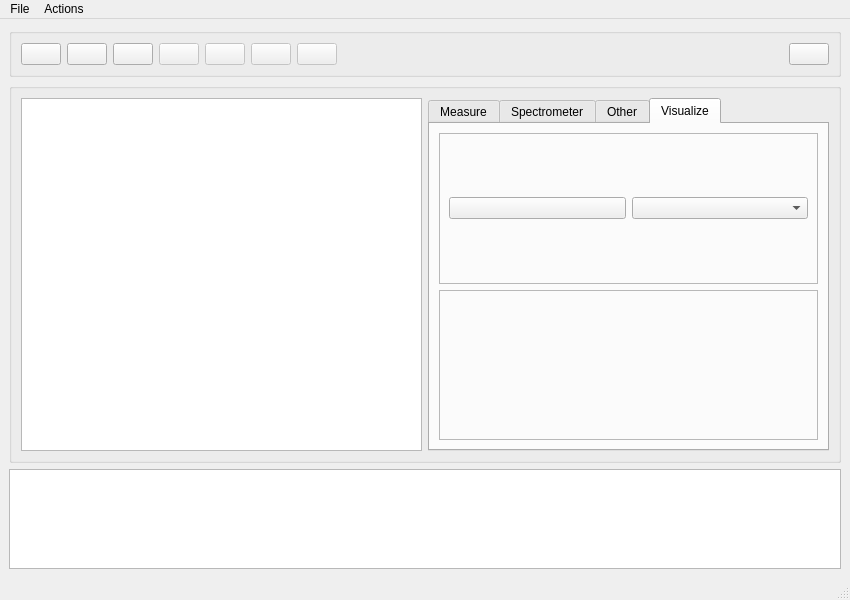
<?xml version="1.0" encoding="UTF-8"?>
<ui version="4.0">
 <class>w_Main</class>
 <widget class="QMainWindow" name="w_Main">
  <property name="geometry">
   <rect>
    <x>0</x>
    <y>0</y>
    <width>850</width>
    <height>600</height>
   </rect>
  </property>
  <property name="windowTitle">
   <string>HDF5 BLS GUI</string>
  </property>
  <widget class="QWidget" name="centralwidget">
   <layout class="QGridLayout" name="gridLayout">
    <item row="1" column="0">
     <widget class="QGroupBox" name="gb_viewers">
      <property name="title">
       <string/>
      </property>
      <layout class="QGridLayout" name="gridLayout_3">
       <item row="0" column="0">
        <widget class="QTreeView" name="treeView"/>
       </item>
       <item row="0" column="1">
        <widget class="QTabWidget" name="tabWidget_Visualize">
         <property name="currentIndex">
          <number>3</number>
         </property>
         <widget class="QWidget" name="tab_Measure">
          <attribute name="title">
           <string>Measure</string>
          </attribute>
          <layout class="QGridLayout" name="gridLayout_5">
           <item row="0" column="0" colspan="2">
            <widget class="QTableView" name="tableView_Measure"/>
           </item>
          </layout>
         </widget>
         <widget class="QWidget" name="tab_Spectrometer">
          <attribute name="title">
           <string>Spectrometer</string>
          </attribute>
          <layout class="QGridLayout" name="gridLayout_4">
           <item row="0" column="0" colspan="2">
            <widget class="QTableView" name="tableView_Spectrometer"/>
           </item>
          </layout>
         </widget>
         <widget class="QWidget" name="tab_Other">
          <attribute name="title">
           <string>Other</string>
          </attribute>
          <layout class="QGridLayout" name="gridLayout_6">
           <item row="0" column="0">
            <widget class="QTableView" name="tableView_Other"/>
           </item>
          </layout>
         </widget>
         <widget class="QWidget" name="tab_Visualize">
          <attribute name="title">
           <string>Visualize</string>
          </attribute>
          <layout class="QGridLayout" name="gridLayout_7">
           <item row="1" column="0" colspan="2">
            <widget class="QFrame" name="f_VisualizePlots">
             <property name="frameShape">
              <enum>QFrame::Shape::StyledPanel</enum>
             </property>
             <property name="frameShadow">
              <enum>QFrame::Shadow::Raised</enum>
             </property>
            </widget>
           </item>
           <item row="0" column="0" colspan="2">
            <widget class="QFrame" name="f_SelectionPlots">
             <property name="frameShape">
              <enum>QFrame::Shape::StyledPanel</enum>
             </property>
             <property name="frameShadow">
              <enum>QFrame::Shadow::Plain</enum>
             </property>
             <property name="lineWidth">
              <number>0</number>
             </property>
             <layout class="QHBoxLayout" name="horizontalLayout">
              <item>
               <widget class="QPushButton" name="b_Parameters">
                <property name="text">
                 <string/>
                </property>
                <property name="icon">
                 <iconset resource="../../Icons.qrc">
                  <normaloff>:/Buttons/icon/parameters.png</normaloff>:/Buttons/icon/parameters.png</iconset>
                </property>
               </widget>
              </item>
              <item>
               <widget class="QComboBox" name="cb_Treatment"/>
              </item>
             </layout>
            </widget>
           </item>
          </layout>
         </widget>
        </widget>
       </item>
      </layout>
     </widget>
    </item>
    <item row="2" column="0">
     <widget class="QTextBrowser" name="textBrowser_Log">
      <property name="maximumSize">
       <size>
        <width>16777215</width>
        <height>100</height>
       </size>
      </property>
     </widget>
    </item>
    <item row="0" column="0">
     <widget class="QGroupBox" name="gb_buttons">
      <property name="title">
       <string/>
      </property>
      <layout class="QGridLayout" name="gridLayout_2">
       <item row="0" column="6">
        <widget class="QPushButton" name="b_ConvertCSV">
         <property name="enabled">
          <bool>false</bool>
         </property>
         <property name="text">
          <string/>
         </property>
         <property name="icon">
          <iconset resource="../../Icons.qrc">
           <normaloff>:/Buttons/icon/properties_to_csv.png</normaloff>:/Buttons/icon/properties_to_csv.png</iconset>
         </property>
         <property name="iconSize">
          <size>
           <width>35</width>
           <height>35</height>
          </size>
         </property>
        </widget>
       </item>
       <item row="0" column="2">
        <widget class="QPushButton" name="b_Save">
         <property name="enabled">
          <bool>true</bool>
         </property>
         <property name="text">
          <string/>
         </property>
         <property name="icon">
          <iconset resource="../../Icons.qrc">
           <normaloff>:/Buttons/icon/save.png</normaloff>:/Buttons/icon/save.png</iconset>
         </property>
         <property name="iconSize">
          <size>
           <width>35</width>
           <height>35</height>
          </size>
         </property>
        </widget>
       </item>
       <item row="0" column="3">
        <widget class="QPushButton" name="b_AddData">
         <property name="enabled">
          <bool>false</bool>
         </property>
         <property name="text">
          <string/>
         </property>
         <property name="icon">
          <iconset resource="../../Icons.qrc">
           <normaloff>:/Buttons/icon/add_spectra.png</normaloff>:/Buttons/icon/add_spectra.png</iconset>
         </property>
         <property name="iconSize">
          <size>
           <width>35</width>
           <height>35</height>
          </size>
         </property>
        </widget>
       </item>
       <item row="0" column="0">
        <widget class="QPushButton" name="b_NewHDF5">
         <property name="text">
          <string/>
         </property>
         <property name="icon">
          <iconset resource="../../Icons.qrc">
           <normaloff>:/Buttons/icon/new_db.png</normaloff>:/Buttons/icon/new_db.png</iconset>
         </property>
         <property name="iconSize">
          <size>
           <width>35</width>
           <height>35</height>
          </size>
         </property>
        </widget>
       </item>
       <item row="0" column="4">
        <widget class="QPushButton" name="b_RemoveData">
         <property name="enabled">
          <bool>false</bool>
         </property>
         <property name="text">
          <string/>
         </property>
         <property name="icon">
          <iconset resource="../../Icons.qrc">
           <normaloff>:/Buttons/icon/remove_spectra.png</normaloff>:/Buttons/icon/remove_spectra.png</iconset>
         </property>
         <property name="iconSize">
          <size>
           <width>35</width>
           <height>35</height>
          </size>
         </property>
        </widget>
       </item>
       <item row="0" column="8">
        <widget class="QPushButton" name="b_Close">
         <property name="text">
          <string/>
         </property>
         <property name="icon">
          <iconset resource="../../Icons.qrc">
           <normaloff>:/Buttons/icon/exit.png</normaloff>:/Buttons/icon/exit.png</iconset>
         </property>
         <property name="iconSize">
          <size>
           <width>35</width>
           <height>35</height>
          </size>
         </property>
        </widget>
       </item>
       <item row="0" column="7">
        <spacer name="horizontalSpacer">
         <property name="orientation">
          <enum>Qt::Orientation::Horizontal</enum>
         </property>
         <property name="sizeHint" stdset="0">
          <size>
           <width>40</width>
           <height>20</height>
          </size>
         </property>
        </spacer>
       </item>
       <item row="0" column="1">
        <widget class="QPushButton" name="b_OpenHDF5">
         <property name="text">
          <string/>
         </property>
         <property name="icon">
          <iconset resource="../../Icons.qrc">
           <normaloff>:/Buttons/icon/open_db.png</normaloff>:/Buttons/icon/open_db.png</iconset>
         </property>
         <property name="iconSize">
          <size>
           <width>35</width>
           <height>35</height>
          </size>
         </property>
        </widget>
       </item>
       <item row="0" column="5">
        <widget class="QPushButton" name="b_ExportCodeLine">
         <property name="enabled">
          <bool>false</bool>
         </property>
         <property name="text">
          <string/>
         </property>
         <property name="icon">
          <iconset resource="../../Icons.qrc">
           <normaloff>:/Buttons/icon/export_code.png</normaloff>:/Buttons/icon/export_code.png</iconset>
         </property>
         <property name="iconSize">
          <size>
           <width>35</width>
           <height>35</height>
          </size>
         </property>
        </widget>
       </item>
      </layout>
     </widget>
    </item>
   </layout>
  </widget>
  <widget class="QMenuBar" name="menubar">
   <property name="geometry">
    <rect>
     <x>0</x>
     <y>0</y>
     <width>850</width>
     <height>37</height>
    </rect>
   </property>
   <widget class="QMenu" name="menuFile">
    <property name="title">
     <string>File</string>
    </property>
    <addaction name="a_NewHDF5"/>
    <addaction name="a_OpenHDF5"/>
    <addaction name="separator"/>
    <addaction name="a_Save"/>
    <addaction name="a_SaveFileAs"/>
    <addaction name="separator"/>
    <addaction name="a_AddData"/>
    <addaction name="separator"/>
    <addaction name="a_Close"/>
   </widget>
   <widget class="QMenu" name="menuEdit">
    <property name="title">
     <string>Actions</string>
    </property>
    <widget class="QMenu" name="menuExport_code">
     <property name="enabled">
      <bool>false</bool>
     </property>
     <property name="title">
      <string>Export code</string>
     </property>
     <addaction name="a_ExportPython"/>
    </widget>
    <addaction name="a_RepackHDF5"/>
    <addaction name="separator"/>
    <addaction name="a_ImportCSV"/>
    <addaction name="a_ConvertCSV"/>
    <addaction name="separator"/>
    <addaction name="a_RenameElement"/>
    <addaction name="menuExport_code"/>
    <addaction name="a_ExportImage"/>
    <addaction name="separator"/>
    <addaction name="a_Get_PSD"/>
    <addaction name="a_Apply_Treatment"/>
   </widget>
   <addaction name="menuFile"/>
   <addaction name="menuEdit"/>
  </widget>
  <widget class="QStatusBar" name="statusbar"/>
  <action name="a_OpenHDF5">
   <property name="text">
    <string>Open HDF5 file</string>
   </property>
  </action>
  <action name="a_Save">
   <property name="text">
    <string>Save file</string>
   </property>
  </action>
  <action name="a_ImportCSV">
   <property name="text">
    <string>Import Properties from CSV</string>
   </property>
  </action>
  <action name="a_NewHDF5">
   <property name="text">
    <string>New HDF5 file</string>
   </property>
  </action>
  <action name="a_AddData">
   <property name="text">
    <string>Add Raw file</string>
   </property>
  </action>
  <action name="a_ConvertCSV">
   <property name="enabled">
    <bool>false</bool>
   </property>
   <property name="text">
    <string>Export Properties to CSV</string>
   </property>
  </action>
  <action name="a_Close">
   <property name="text">
    <string>Close</string>
   </property>
  </action>
  <action name="a_SaveFileAs">
   <property name="text">
    <string>Save file as</string>
   </property>
  </action>
  <action name="a_RepackHDF5">
   <property name="enabled">
    <bool>false</bool>
   </property>
   <property name="text">
    <string>Repack HDF5</string>
   </property>
  </action>
  <action name="a_RenameElement">
   <property name="enabled">
    <bool>false</bool>
   </property>
   <property name="text">
    <string>Rename element</string>
   </property>
  </action>
  <action name="a_ExportPython">
   <property name="text">
    <string>Python</string>
   </property>
  </action>
  <action name="a_Get_PSD">
   <property name="text">
    <string>Get PSD</string>
   </property>
  </action>
  <action name="a_Apply_Treatment">
   <property name="text">
    <string>Apply Treatment</string>
   </property>
  </action>
  <action name="a_ExportImage">
   <property name="enabled">
    <bool>false</bool>
   </property>
   <property name="text">
    <string>Export Image</string>
   </property>
  </action>
 </widget>
 <resources>
  <include location="../../Icons.qrc"/>
 </resources>
 <connections/>
</ui>
